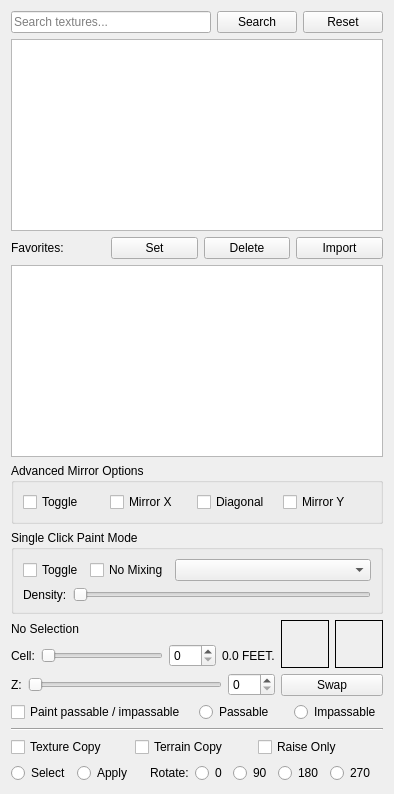
<?xml version="1.0" encoding="UTF-8"?>
<ui version="4.0">
 <class>WBQtTerrainMaterialPanel</class>
 <widget class="QWidget" name="WBQtTerrainMaterialPanel">
  <property name="windowTitle">
   <string>Terrain Material Options</string>
  </property>
  <layout class="QVBoxLayout" name="rootLayout" stretch="0,3,0,0,0,0,0,0,0,0,0">
   <item>
    <layout class="QHBoxLayout" name="searchRow" stretch="1,0,0">
     <item>
      <widget class="QLineEdit" name="search">
       <property name="placeholderText">
        <string>Search textures...</string>
       </property>
      </widget>
     </item>
     <item>
      <widget class="QPushButton" name="searchBtn">
       <property name="text">
        <string>Search</string>
       </property>
      </widget>
     </item>
     <item>
      <widget class="QPushButton" name="resetBtn">
       <property name="text">
        <string>Reset</string>
       </property>
      </widget>
     </item>
    </layout>
   </item>
   <item>
    <widget class="QTreeWidget" name="tree">
     <attribute name="headerVisible">
      <bool>false</bool>
     </attribute>
    </widget>
   </item>
   <item>
    <layout class="QHBoxLayout" name="favHeadRow">
     <item>
      <widget class="QLabel" name="favoritesLabel">
       <property name="text">
        <string>Favorites:</string>
       </property>
      </widget>
     </item>
     <item>
      <spacer name="favHeadSpacer">
       <property name="orientation">
        <enum>Qt::Horizontal</enum>
       </property>
      </spacer>
     </item>
     <item>
      <widget class="QPushButton" name="setFavBtn">
       <property name="text">
        <string>Set</string>
       </property>
      </widget>
     </item>
     <item>
      <widget class="QPushButton" name="delFavBtn">
       <property name="text">
        <string>Delete</string>
       </property>
      </widget>
     </item>
     <item>
      <widget class="QPushButton" name="importFavBtn">
       <property name="text">
        <string>Import</string>
       </property>
      </widget>
     </item>
    </layout>
   </item>
   <item>
    <widget class="QTreeWidget" name="favTree">
     <attribute name="headerVisible">
      <bool>false</bool>
     </attribute>
    </widget>
   </item>
   <item>
    <widget class="QGroupBox" name="mirrorBox">
     <property name="title">
      <string>Advanced Mirror Options</string>
     </property>
     <layout class="QHBoxLayout" name="mirrorLay">
      <item>
       <widget class="QCheckBox" name="mirror">
        <property name="text">
         <string>Toggle</string>
        </property>
       </widget>
      </item>
      <item>
       <widget class="QCheckBox" name="mirrorX">
        <property name="text">
         <string>Mirror X</string>
        </property>
       </widget>
      </item>
      <item>
       <widget class="QCheckBox" name="mirrorXY">
        <property name="text">
         <string>Diagonal</string>
        </property>
       </widget>
      </item>
      <item>
       <widget class="QCheckBox" name="mirrorY">
        <property name="text">
         <string>Mirror Y</string>
        </property>
       </widget>
      </item>
      <item>
       <spacer name="mirrorSpacer">
        <property name="orientation">
         <enum>Qt::Horizontal</enum>
        </property>
       </spacer>
      </item>
     </layout>
    </widget>
   </item>
   <item>
    <widget class="QGroupBox" name="patBox">
     <property name="title">
      <string>Single Click Paint Mode</string>
     </property>
     <layout class="QVBoxLayout" name="patLay">
      <item>
       <layout class="QHBoxLayout" name="patRow" stretch="0,0,1">
        <item>
         <widget class="QCheckBox" name="patternPaint">
          <property name="text">
           <string>Toggle</string>
          </property>
         </widget>
        </item>
        <item>
         <widget class="QCheckBox" name="noMixing">
          <property name="text">
           <string>No Mixing</string>
          </property>
          <property name="toolTip">
           <string>Don't auto-blend different texture classes.</string>
          </property>
         </widget>
        </item>
        <item>
         <widget class="QComboBox" name="paintMode"/>
        </item>
       </layout>
      </item>
      <item>
       <layout class="QHBoxLayout" name="densRow" stretch="0,1">
        <item>
         <widget class="QLabel" name="densityLabel">
          <property name="text">
           <string>Density:</string>
          </property>
         </widget>
        </item>
        <item>
         <widget class="QSlider" name="density">
          <property name="orientation">
           <enum>Qt::Horizontal</enum>
          </property>
          <property name="minimum">
           <number>0</number>
          </property>
          <property name="maximum">
           <number>100</number>
          </property>
         </widget>
        </item>
       </layout>
      </item>
     </layout>
    </widget>
   </item>
   <item>
    <layout class="QHBoxLayout" name="midRow" stretch="1,0">
     <item>
      <layout class="QVBoxLayout" name="midLeft">
       <item>
        <widget class="QLabel" name="nameLabel">
         <property name="text">
          <string>No Selection</string>
         </property>
        </widget>
       </item>
       <item>
        <layout class="QHBoxLayout" name="wRow" stretch="0,1,0,0">
         <item>
          <widget class="QLabel" name="cellLabel">
           <property name="text">
            <string>Cell:</string>
           </property>
          </widget>
         </item>
         <item>
          <widget class="QSlider" name="widthSlider">
           <property name="orientation">
            <enum>Qt::Horizontal</enum>
           </property>
          </widget>
         </item>
         <item>
          <widget class="WBQtScrubSpinBox" name="widthSpin">
           <property name="toolTip">
            <string>Drag up/down to scrub, or type a value.</string>
           </property>
           <property name="decimals">
            <number>0</number>
           </property>
           <property name="singleStep">
            <double>1.000000000000000</double>
           </property>
          </widget>
         </item>
         <item>
          <widget class="QLabel" name="widthLabel">
           <property name="text">
            <string>0.0 FEET.</string>
           </property>
          </widget>
         </item>
        </layout>
       </item>
       <item>
        <layout class="QHBoxLayout" name="zRow" stretch="0,1,0">
         <item>
          <widget class="QLabel" name="zLabel">
           <property name="text">
            <string>Z:</string>
           </property>
          </widget>
         </item>
         <item>
          <widget class="QSlider" name="heightSlider">
           <property name="orientation">
            <enum>Qt::Horizontal</enum>
           </property>
          </widget>
         </item>
         <item>
          <widget class="WBQtScrubSpinBox" name="heightSpin">
           <property name="toolTip">
            <string>Drag up/down to scrub, or type a value.</string>
           </property>
           <property name="decimals">
            <number>0</number>
           </property>
           <property name="singleStep">
            <double>1.000000000000000</double>
           </property>
          </widget>
         </item>
        </layout>
       </item>
      </layout>
     </item>
     <item>
      <layout class="QVBoxLayout" name="midRight">
       <item>
        <layout class="QHBoxLayout" name="swatchRow">
         <item>
          <widget class="QLabel" name="fgSwatch">
           <property name="minimumSize">
            <size>
             <width>48</width>
             <height>48</height>
            </size>
           </property>
           <property name="maximumSize">
            <size>
             <width>48</width>
             <height>48</height>
            </size>
           </property>
           <property name="frameShape">
            <enum>QFrame::Box</enum>
           </property>
           <property name="toolTip">
            <string>Foreground texture</string>
           </property>
          </widget>
         </item>
         <item>
          <widget class="QLabel" name="bgSwatch">
           <property name="minimumSize">
            <size>
             <width>48</width>
             <height>48</height>
            </size>
           </property>
           <property name="maximumSize">
            <size>
             <width>48</width>
             <height>48</height>
            </size>
           </property>
           <property name="frameShape">
            <enum>QFrame::Box</enum>
           </property>
           <property name="toolTip">
            <string>Background texture</string>
           </property>
          </widget>
         </item>
        </layout>
       </item>
       <item>
        <widget class="QPushButton" name="swapBtn">
         <property name="text">
          <string>Swap</string>
         </property>
        </widget>
       </item>
      </layout>
     </item>
    </layout>
   </item>
   <item>
    <layout class="QHBoxLayout" name="pathRow">
     <item>
      <widget class="QCheckBox" name="paintPathing">
       <property name="text">
        <string>Paint passable / impassable</string>
       </property>
      </widget>
     </item>
     <item>
      <spacer name="pathSpacer">
       <property name="orientation">
        <enum>Qt::Horizontal</enum>
       </property>
      </spacer>
     </item>
     <item>
      <widget class="QRadioButton" name="passable">
       <property name="text">
        <string>Passable</string>
       </property>
      </widget>
     </item>
     <item>
      <widget class="QRadioButton" name="impassable">
       <property name="text">
        <string>Impassable</string>
       </property>
      </widget>
     </item>
    </layout>
   </item>
   <item>
    <widget class="QFrame" name="copySep">
     <property name="frameShape">
      <enum>QFrame::HLine</enum>
     </property>
     <property name="frameShadow">
      <enum>QFrame::Sunken</enum>
     </property>
    </widget>
   </item>
   <item>
    <layout class="QHBoxLayout" name="copyRow">
     <item>
      <widget class="QCheckBox" name="copyTexture">
       <property name="text">
        <string>Texture Copy</string>
       </property>
      </widget>
     </item>
     <item>
      <widget class="QCheckBox" name="copyTerrain">
       <property name="text">
        <string>Terrain Copy</string>
       </property>
      </widget>
     </item>
     <item>
      <widget class="QCheckBox" name="raiseOnly">
       <property name="text">
        <string>Raise Only</string>
       </property>
      </widget>
     </item>
     <item>
      <spacer name="copySpacer">
       <property name="orientation">
        <enum>Qt::Horizontal</enum>
       </property>
      </spacer>
     </item>
    </layout>
   </item>
   <item>
    <layout class="QHBoxLayout" name="saRow">
     <item>
      <widget class="QRadioButton" name="copySelect">
       <property name="text">
        <string>Select</string>
       </property>
      </widget>
     </item>
     <item>
      <widget class="QRadioButton" name="copyApply">
       <property name="text">
        <string>Apply</string>
       </property>
      </widget>
     </item>
     <item>
      <spacer name="saGap">
       <property name="orientation">
        <enum>Qt::Horizontal</enum>
       </property>
       <property name="sizeType">
        <enum>QSizePolicy::Fixed</enum>
       </property>
       <property name="sizeHint" stdset="0">
        <size>
         <width>12</width>
         <height>0</height>
        </size>
       </property>
      </spacer>
     </item>
     <item>
      <widget class="QLabel" name="rotateLabel">
       <property name="text">
        <string>Rotate:</string>
       </property>
      </widget>
     </item>
     <item>
      <widget class="QRadioButton" name="rot0">
       <property name="text">
        <string>0</string>
       </property>
      </widget>
     </item>
     <item>
      <widget class="QRadioButton" name="rot90">
       <property name="text">
        <string>90</string>
       </property>
      </widget>
     </item>
     <item>
      <widget class="QRadioButton" name="rot180">
       <property name="text">
        <string>180</string>
       </property>
      </widget>
     </item>
     <item>
      <widget class="QRadioButton" name="rot270">
       <property name="text">
        <string>270</string>
       </property>
      </widget>
     </item>
     <item>
      <spacer name="saSpacer">
       <property name="orientation">
        <enum>Qt::Horizontal</enum>
       </property>
      </spacer>
     </item>
    </layout>
   </item>
  </layout>
 </widget>
 <customwidgets>
  <customwidget>
   <class>WBQtScrubSpinBox</class>
   <extends>QDoubleSpinBox</extends>
   <header>WBQtScrubSpinBox.h</header>
  </customwidget>
 </customwidgets>
 <resources/>
 <connections/>
</ui>
